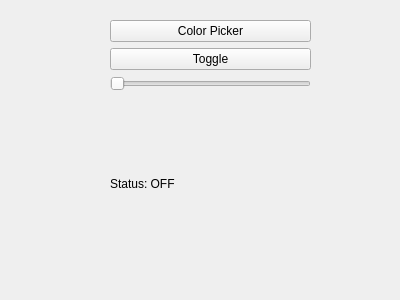
<?xml version="1.0" encoding="UTF-8"?>
<ui version="4.0">
 <class>RGBLampWidget</class>
 <widget class="QWidget" name="RGBLampWidget">
  <property name="geometry">
   <rect>
    <x>0</x>
    <y>0</y>
    <width>400</width>
    <height>300</height>
   </rect>
  </property>
  <property name="windowTitle">
   <string>Form</string>
  </property>
  <widget class="QWidget" name="verticalLayoutWidget">
   <property name="geometry">
    <rect>
     <x>110</x>
     <y>20</y>
     <width>201</width>
     <height>251</height>
    </rect>
   </property>
   <layout class="QVBoxLayout" name="verticalLayout">
    <item>
     <widget class="QPushButton" name="colorPickerButton">
      <property name="text">
       <string>Color Picker</string>
      </property>
     </widget>
    </item>
    <item>
     <widget class="QPushButton" name="toggleButton">
      <property name="text">
       <string>Toggle</string>
      </property>
     </widget>
    </item>
    <item>
     <widget class="QSlider" name="brightnessSlider">
      <property name="orientation">
       <enum>Qt::Orientation::Horizontal</enum>
      </property>
     </widget>
    </item>
    <item>
     <widget class="QLabel" name="statusLabel">
      <property name="text">
       <string>Status: OFF</string>
      </property>
     </widget>
    </item>
   </layout>
  </widget>
 </widget>
 <resources/>
 <connections/>
</ui>
